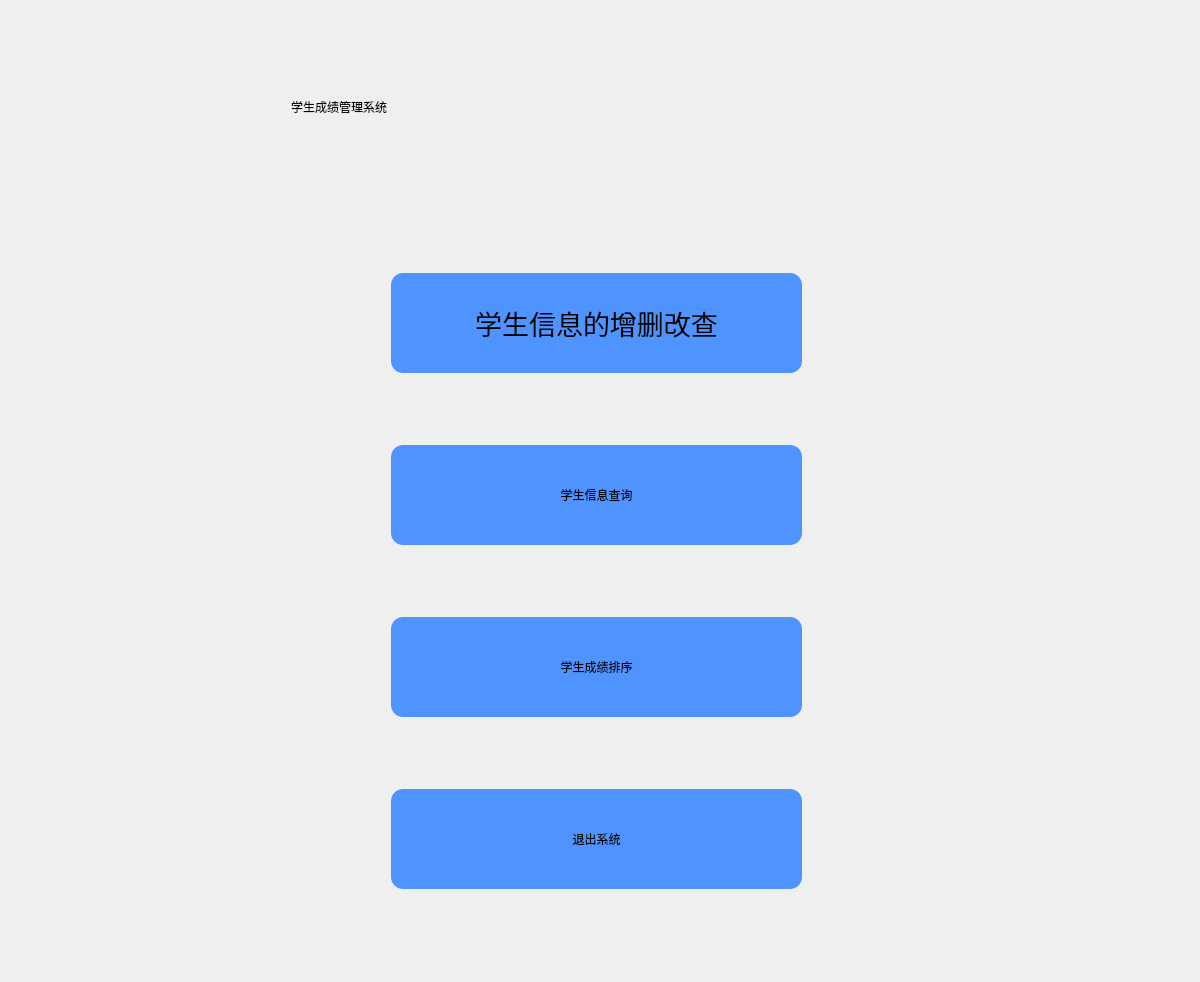
<?xml version="1.0" encoding="UTF-8"?>
<ui version="4.0">
 <class>Widget</class>
 <widget class="QWidget" name="Widget">
  <property name="geometry">
   <rect>
    <x>0</x>
    <y>0</y>
    <width>1200</width>
    <height>982</height>
   </rect>
  </property>
  <property name="minimumSize">
   <size>
    <width>960</width>
    <height>640</height>
   </size>
  </property>
  <property name="maximumSize">
   <size>
    <width>1234567</width>
    <height>1235443</height>
   </size>
  </property>
  <property name="windowTitle">
   <string>Widget</string>
  </property>
  <property name="styleSheet">
   <string notr="true">QStackedWidget
{
	
	background-image: url(:/res/NEU3.png);
}
</string>
  </property>
  <layout class="QGridLayout" name="gridLayout">
   <item row="0" column="0">
    <widget class="QStackedWidget" name="stackedWidget">
     <property name="minimumSize">
      <size>
       <width>1000</width>
       <height>1000</height>
      </size>
     </property>
     <property name="styleSheet">
      <string notr="true"/>
     </property>
     <property name="currentIndex">
      <number>0</number>
     </property>
     <widget class="QWidget" name="Menu">
      <property name="minimumSize">
       <size>
        <width>1000</width>
        <height>1000</height>
       </size>
      </property>
      <property name="maximumSize">
       <size>
        <width>960</width>
        <height>640</height>
       </size>
      </property>
      <property name="styleSheet">
       <string notr="true">QPushButton
{
	border-radius: 12px;
}
QPushButton:hover
{
	color:rgb(255, 255, 255);
}
</string>
      </property>
      <widget class="QLabel" name="label">
       <property name="geometry">
        <rect>
         <x>280</x>
         <y>20</y>
         <width>1000</width>
         <height>151</height>
        </rect>
       </property>
       <property name="styleSheet">
        <string notr="true">font: 40pt &quot;华文行楷&quot;;
color: rgb(0, 0, 0);

</string>
       </property>
       <property name="text">
        <string>学生成绩管理系统</string>
       </property>
      </widget>
      <widget class="QWidget" name="layoutWidget">
       <property name="geometry">
        <rect>
         <x>380</x>
         <y>200</y>
         <width>411</width>
         <height>741</height>
        </rect>
       </property>
       <layout class="QVBoxLayout" name="verticalLayout">
        <property name="spacing">
         <number>20</number>
        </property>
        <property name="topMargin">
         <number>10</number>
        </property>
        <property name="bottomMargin">
         <number>10</number>
        </property>
        <item>
         <widget class="QPushButton" name="Listbtn">
          <property name="minimumSize">
           <size>
            <width>269</width>
            <height>100</height>
           </size>
          </property>
          <property name="font">
           <font>
            <family>华文行楷</family>
            <pointsize>20</pointsize>
            <weight>50</weight>
            <italic>false</italic>
            <bold>false</bold>
           </font>
          </property>
          <property name="styleSheet">
           <string notr="true">background-color: rgb(79, 147, 255);
font: 20pt &quot;华文行楷&quot;;
boder-radius: 50px;</string>
          </property>
          <property name="text">
           <string>学生信息的增删改查</string>
          </property>
         </widget>
        </item>
        <item>
         <widget class="QPushButton" name="Findbtn">
          <property name="minimumSize">
           <size>
            <width>269</width>
            <height>100</height>
           </size>
          </property>
          <property name="styleSheet">
           <string notr="true">background-color: rgb(79, 147, 255);
font: 20pt &quot;华文行楷&quot;;</string>
          </property>
          <property name="text">
           <string>学生信息查询</string>
          </property>
         </widget>
        </item>
        <item>
         <widget class="QPushButton" name="Sortbtn">
          <property name="minimumSize">
           <size>
            <width>0</width>
            <height>100</height>
           </size>
          </property>
          <property name="styleSheet">
           <string notr="true">background-color: rgb(79, 147, 255);
font: 20pt &quot;华文行楷&quot;;</string>
          </property>
          <property name="text">
           <string>学生成绩排序</string>
          </property>
         </widget>
        </item>
        <item>
         <widget class="QPushButton" name="Exitbtn">
          <property name="minimumSize">
           <size>
            <width>0</width>
            <height>100</height>
           </size>
          </property>
          <property name="styleSheet">
           <string notr="true">background-color: rgb(79, 147, 255);
font: 20pt &quot;华文行楷&quot;;</string>
          </property>
          <property name="text">
           <string>退出系统</string>
          </property>
         </widget>
        </item>
       </layout>
      </widget>
     </widget>
     <widget class="QWidget" name="basicpage">
      <property name="minimumSize">
       <size>
        <width>960</width>
        <height>640</height>
       </size>
      </property>
      <property name="styleSheet">
       <string notr="true"/>
      </property>
      <widget class="QTableWidget" name="Stu_Info">
       <property name="geometry">
        <rect>
         <x>0</x>
         <y>0</y>
         <width>1381</width>
         <height>781</height>
        </rect>
       </property>
       <property name="minimumSize">
        <size>
         <width>1200</width>
         <height>0</height>
        </size>
       </property>
      </widget>
      <widget class="QWidget" name="layoutWidget">
       <property name="geometry">
        <rect>
         <x>31</x>
         <y>820</y>
         <width>691</width>
         <height>102</height>
        </rect>
       </property>
       <layout class="QHBoxLayout" name="horizontalLayout">
        <property name="spacing">
         <number>20</number>
        </property>
        <item>
         <widget class="QPushButton" name="add_stubtn">
          <property name="minimumSize">
           <size>
            <width>0</width>
            <height>100</height>
           </size>
          </property>
          <property name="styleSheet">
           <string notr="true">QPushButton {
    background-color: rgb(79, 147, 255);
	font: 20pt &quot;华文行楷&quot;;
	boder-radius: 50px;
}
QPushButton:hover {
    background-color: rgb(29, 97, 255);
}</string>
          </property>
          <property name="text">
           <string>添加学生</string>
          </property>
         </widget>
        </item>
        <item>
         <widget class="QPushButton" name="save_allbtn">
          <property name="minimumSize">
           <size>
            <width>0</width>
            <height>100</height>
           </size>
          </property>
          <property name="styleSheet">
           <string notr="true">QPushButton {
    background-color: rgb(79, 147, 255);
	font: 20pt &quot;华文行楷&quot;;
	boder-radius: 50px;
}
QPushButton:hover {
    background-color: rgb(29, 97, 255);
}</string>
          </property>
          <property name="text">
           <string>保存所有修改</string>
          </property>
         </widget>
        </item>
        <item>
         <widget class="QPushButton" name="delete_stubtn">
          <property name="minimumSize">
           <size>
            <width>0</width>
            <height>100</height>
           </size>
          </property>
          <property name="styleSheet">
           <string notr="true">QPushButton {
    background-color: rgb(79, 147, 255);
	font: 20pt &quot;华文行楷&quot;;
	boder-radius: 50px;
}
QPushButton:hover {
    background-color: rgb(29, 97, 255);
}</string>
          </property>
          <property name="text">
           <string>删除学生</string>
          </property>
         </widget>
        </item>
       </layout>
      </widget>
     </widget>
     <widget class="QWidget" name="Findpage">
      <widget class="QWidget" name="layoutWidget_2">
       <property name="geometry">
        <rect>
         <x>300</x>
         <y>90</y>
         <width>591</width>
         <height>701</height>
        </rect>
       </property>
       <layout class="QVBoxLayout" name="verticalLayout_3">
        <item>
         <widget class="QPushButton" name="find_idbtn">
          <property name="styleSheet">
           <string notr="true">QPushButton {
    background-color: rgb(79, 147, 255);
	font: 20pt &quot;华文行楷&quot;;
	boder-radius: 50px;
}
QPushButton:hover {
    background-color: rgb(29, 97, 255);
}</string>
          </property>
          <property name="text">
           <string>按学号查询</string>
          </property>
         </widget>
        </item>
        <item>
         <widget class="QPushButton" name="find_namebtn">
          <property name="styleSheet">
           <string notr="true">QPushButton {
    background-color: rgb(79, 147, 255);
	font: 20pt &quot;华文行楷&quot;;
	boder-radius: 50px;
}
QPushButton:hover {
    background-color: rgb(29, 97, 255);
}</string>
          </property>
          <property name="text">
           <string>按姓名查询</string>
          </property>
         </widget>
        </item>
        <item>
         <widget class="QPushButton" name="find_sexbtn">
          <property name="styleSheet">
           <string notr="true">QPushButton {
    background-color: rgb(79, 147, 255);
	font: 20pt &quot;华文行楷&quot;;
	boder-radius: 50px;
}
QPushButton:hover {
    background-color: rgb(29, 97, 255);
}</string>
          </property>
          <property name="text">
           <string>按性别查询</string>
          </property>
         </widget>
        </item>
        <item>
         <widget class="QPushButton" name="find_folkbtn">
          <property name="styleSheet">
           <string notr="true">QPushButton {
    background-color: rgb(79, 147, 255);
	font: 20pt &quot;华文行楷&quot;;
	boder-radius: 50px;
}
QPushButton:hover {
    background-color: rgb(29, 97, 255);
}</string>
          </property>
          <property name="text">
           <string>按民族查询</string>
          </property>
         </widget>
        </item>
        <item>
         <widget class="QPushButton" name="find_agebtn">
          <property name="styleSheet">
           <string notr="true">QPushButton {
    background-color: rgb(79, 147, 255);
	font: 20pt &quot;华文行楷&quot;;
	boder-radius: 50px;
}
QPushButton:hover {
    background-color: rgb(29, 97, 255);
}</string>
          </property>
          <property name="text">
           <string>按年龄查询</string>
          </property>
         </widget>
        </item>
        <item>
         <widget class="QPushButton" name="find_addrbtn">
          <property name="styleSheet">
           <string notr="true">QPushButton {
    background-color: rgb(79, 147, 255);
	font: 20pt &quot;华文行楷&quot;;
	boder-radius: 50px;
}
QPushButton:hover {
    background-color: rgb(29, 97, 255);
}</string>
          </property>
          <property name="text">
           <string>按地址查询</string>
          </property>
         </widget>
        </item>
        <item>
         <widget class="QPushButton" name="find_gpabtn">
          <property name="styleSheet">
           <string notr="true">QPushButton {
    background-color: rgb(79, 147, 255);
	font: 20pt &quot;华文行楷&quot;;
	boder-radius: 50px;
}
QPushButton:hover {
    background-color: rgb(29, 97, 255);
}</string>
          </property>
          <property name="text">
           <string>按各门课程成绩查询</string>
          </property>
         </widget>
        </item>
       </layout>
      </widget>
     </widget>
     <widget class="QWidget" name="Searchpage">
      <widget class="QTableWidget" name="id_search">
       <property name="geometry">
        <rect>
         <x>100</x>
         <y>210</y>
         <width>1001</width>
         <height>691</height>
        </rect>
       </property>
      </widget>
      <widget class="QWidget" name="layoutWidget">
       <property name="geometry">
        <rect>
         <x>200</x>
         <y>140</y>
         <width>511</width>
         <height>61</height>
        </rect>
       </property>
       <layout class="QHBoxLayout" name="horizontalLayout_2">
        <item>
         <widget class="QLineEdit" name="keyword">
          <property name="text">
           <string/>
          </property>
         </widget>
        </item>
        <item>
         <widget class="QPushButton" name="findbtn">
          <property name="text">
           <string>搜索</string>
          </property>
         </widget>
        </item>
       </layout>
      </widget>
      <widget class="QWidget" name="layoutWidget">
       <property name="geometry">
        <rect>
         <x>170</x>
         <y>50</y>
         <width>642</width>
         <height>40</height>
        </rect>
       </property>
       <layout class="QHBoxLayout" name="horizontalLayout_3">
        <item>
         <widget class="QLabel" name="label_3">
          <property name="styleSheet">
           <string notr="true">font: 20pt &quot;华文行楷&quot;;
color: rgb(79, 255, 135);

</string>
          </property>
          <property name="text">
           <string>选择你查询的特征</string>
          </property>
         </widget>
        </item>
        <item>
         <widget class="QComboBox" name="comboBox">
          <property name="minimumSize">
           <size>
            <width>251</width>
            <height>0</height>
           </size>
          </property>
          <property name="styleSheet">
           <string notr="true">font-size: 30px;</string>
          </property>
          <item>
           <property name="text">
            <string>按学号查询</string>
           </property>
          </item>
          <item>
           <property name="text">
            <string>按姓名查询</string>
           </property>
          </item>
          <item>
           <property name="text">
            <string>按性别查询</string>
           </property>
          </item>
          <item>
           <property name="text">
            <string>按民族查询</string>
           </property>
          </item>
          <item>
           <property name="text">
            <string>按年龄查询</string>
           </property>
          </item>
          <item>
           <property name="text">
            <string>按地址查询</string>
           </property>
          </item>
          <item>
           <property name="text">
            <string>按总绩点查询</string>
           </property>
          </item>
          <item>
           <property name="text">
            <string>按面向对象程序设计绩点查询</string>
           </property>
          </item>
          <item>
           <property name="text">
            <string>按面向对象课设绩点查询</string>
           </property>
          </item>
          <item>
           <property name="text">
            <string>按高数绩点查询</string>
           </property>
          </item>
          <item>
           <property name="text">
            <string>按线代绩点查询</string>
           </property>
          </item>
          <item>
           <property name="text">
            <string>按大物绩点查询</string>
           </property>
          </item>
          <item>
           <property name="text">
            <string>按大英绩点查询</string>
           </property>
          </item>
         </widget>
        </item>
       </layout>
      </widget>
     </widget>
     <widget class="QWidget" name="Sortpage">
      <widget class="QLabel" name="label_2">
       <property name="geometry">
        <rect>
         <x>340</x>
         <y>30</y>
         <width>831</width>
         <height>121</height>
        </rect>
       </property>
       <property name="styleSheet">
        <string notr="true">font: 40pt &quot;华文行楷&quot;;
color: rgb(0, 0, 0);

</string>
       </property>
       <property name="text">
        <string>学生成绩排名页面</string>
       </property>
      </widget>
      <widget class="QWidget" name="layoutWidget">
       <property name="geometry">
        <rect>
         <x>370</x>
         <y>150</y>
         <width>591</width>
         <height>701</height>
        </rect>
       </property>
       <layout class="QVBoxLayout" name="verticalLayout_2">
        <item>
         <widget class="QPushButton" name="gpa_sortbtn">
          <property name="styleSheet">
           <string notr="true">QPushButton {
    background-color: rgb(79, 147, 255);
	font: 20pt &quot;华文行楷&quot;;
	boder-radius: 50px;
}
QPushButton:hover {
    background-color: rgb(29, 97, 255);
}</string>
          </property>
          <property name="text">
           <string>总绩点排名</string>
          </property>
         </widget>
        </item>
        <item>
         <widget class="QPushButton" name="oop_gpabtn">
          <property name="styleSheet">
           <string notr="true">QPushButton {
    background-color: rgb(79, 147, 255);
	font: 20pt &quot;华文行楷&quot;;
	boder-radius: 50px;
}
QPushButton:hover {
    background-color: rgb(29, 97, 255);
}</string>
          </property>
          <property name="text">
           <string>面向对象程序设计绩点排名</string>
          </property>
         </widget>
        </item>
        <item>
         <widget class="QPushButton" name="oopds_sortbtn">
          <property name="styleSheet">
           <string notr="true">QPushButton {
    background-color: rgb(79, 147, 255);
	font: 20pt &quot;华文行楷&quot;;
	boder-radius: 50px;
}
QPushButton:hover {
    background-color: rgb(29, 97, 255);
}</string>
          </property>
          <property name="text">
           <string>面向对象课设绩点排名</string>
          </property>
         </widget>
        </item>
        <item>
         <widget class="QPushButton" name="math_gpabtn">
          <property name="styleSheet">
           <string notr="true">QPushButton {
    background-color: rgb(79, 147, 255);
	font: 20pt &quot;华文行楷&quot;;
	boder-radius: 50px;
}
QPushButton:hover {
    background-color: rgb(29, 97, 255);
}</string>
          </property>
          <property name="text">
           <string>高数绩点排名</string>
          </property>
         </widget>
        </item>
        <item>
         <widget class="QPushButton" name="al_sortbtn">
          <property name="styleSheet">
           <string notr="true">QPushButton {
    background-color: rgb(79, 147, 255);
	font: 20pt &quot;华文行楷&quot;;
	boder-radius: 50px;
}
QPushButton:hover {
    background-color: rgb(29, 97, 255);
}</string>
          </property>
          <property name="text">
           <string>线代绩点排名</string>
          </property>
         </widget>
        </item>
        <item>
         <widget class="QPushButton" name="phy_gpabtn">
          <property name="styleSheet">
           <string notr="true">QPushButton {
    background-color: rgb(79, 147, 255);
	font: 20pt &quot;华文行楷&quot;;
	boder-radius: 50px;
}
QPushButton:hover {
    background-color: rgb(29, 97, 255);
}</string>
          </property>
          <property name="text">
           <string>大物绩点排名</string>
          </property>
         </widget>
        </item>
        <item>
         <widget class="QPushButton" name="eg_gpabtn">
          <property name="styleSheet">
           <string notr="true">QPushButton {
    background-color: rgb(79, 147, 255);
	font: 20pt &quot;华文行楷&quot;;
	boder-radius: 50px;
}
QPushButton:hover {
    background-color: rgb(29, 97, 255);
}</string>
          </property>
          <property name="text">
           <string>大英绩点排名</string>
          </property>
         </widget>
        </item>
       </layout>
      </widget>
     </widget>
     <widget class="QWidget" name="Sortgpapage">
      <widget class="QTableWidget" name="Sort_Stu">
       <property name="geometry">
        <rect>
         <x>0</x>
         <y>0</y>
         <width>1151</width>
         <height>631</height>
        </rect>
       </property>
      </widget>
     </widget>
    </widget>
   </item>
  </layout>
 </widget>
 <resources/>
 <connections/>
</ui>
